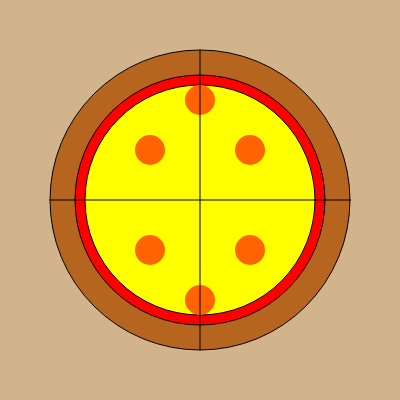
Frame 1 (no input)
Frame 60 (no input): identical to frame 1, image omitted
Frame 120 (the mouse pressed at the canvas centre since frame 60): identical to frame 1, image omitted

The p5.js sketch that drew this single still picture (run headless with seeded random() and noise() and a simulated clock; from frame 60 on, the mouse is pressed at the canvas centre):

// p5.js sketch
// ── sketch.js
function setup() {  
    createCanvas(400, 400);  
}  
function draw() {  
    background(210, 180, 140); 
    

    fill(181, 101, 29); // Crust 
    circle(200, 200, 300);   

    fill(255, 0, 0); //sauce  
    circle(200, 200, 250); 

    fill(255, 255, 0); // cheese  
    circle(200, 200, 230); 
    
    fill(400, 100, 0); //pepperonis  
    noStroke();  
    circle(150, 150, 30);  
    circle(250, 150, 30);  
    circle(150, 250, 30);  
    circle(250, 250, 30);   
    circle(200, 100, 30);  
    circle(200, 300, 30);  

    stroke(0); 
    line(200, 350, 200, 50);   
    line(350, 200, 50, 200);   
}  
// ── chatgptfoods.html
<!DOCTYPE html>  
<html lang="en">  
<head>  
  <meta charset="UTF-8">  
  <meta name="viewport" content="width=device-width, initial-scale=1.0">  
  <title>Food Dish in p5.js</title>  
  <script src="https://cdnjs.cloudflare.com/ajax/libs/p5.js/1.6.0/p5.js"></script>  
</head>  
<body>  
  <script>  
    function setup() {  
      createCanvas(400, 400);  
      noLoop();  
    }  

    function draw() {  
      background(220);  

      // Plate  
      fill(240);  
      stroke(200);  
      strokeWeight(4);  
      ellipse(width / 2, height / 2, 300, 300);  

      // Egg white  
      fill(255);  
      noStroke();  
      ellipse(width / 2, height / 2, 150, 100);  

      // Egg yolk  
      fill(255, 204, 0);  
      ellipse(width / 2, height / 2, 50, 50);  

      // Garnish - Green leaves  
      fill(34, 139, 34);  
      for (let i = 0; i < 5; i++) {  
        let angle = radians(i * 72);  
        let x = width / 2 + cos(angle) * 80;  
        let y = height / 2 + sin(angle) * 80;  
        ellipse(x, y, 20, 10);  
      }  

      // Fork  
      drawFork(300, 200);  
    }  

    function drawFork(x, y) {  
      // Fork handle  
      fill(150);  
      rect(x, y, 10, 80);  

      // Fork prongs  
      for (let i = 0; i < 4; i++) {  
        rect(x + i * 3, y - 20, 2, 20);  
      }  
    }  
  </script>  
</body>  
</html>  
